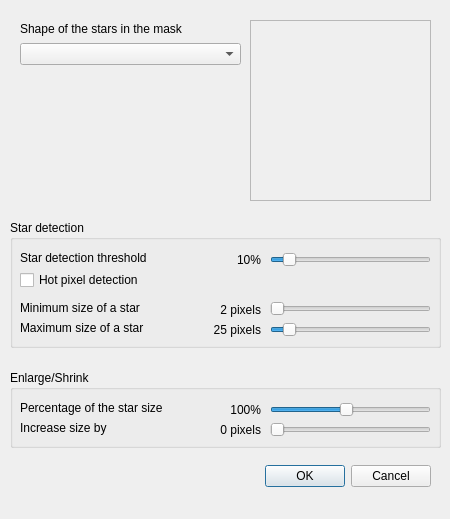
<?xml version="1.0" encoding="UTF-8"?>
<ui version="4.0">
 <class>DSS::StarMaskDlg</class>
 <widget class="QDialog" name="DSS::StarMaskDlg">
  <property name="geometry">
   <rect>
    <x>0</x>
    <y>0</y>
    <width>450</width>
    <height>519</height>
   </rect>
  </property>
  <property name="windowTitle">
   <string comment="IDD_STARMASK">Create a Star Mask</string>
  </property>
  <widget class="QWidget" name="layoutWidget1">
   <property name="geometry">
    <rect>
     <x>10</x>
     <y>460</y>
     <width>421</width>
     <height>33</height>
    </rect>
   </property>
   <layout class="QHBoxLayout" name="horizontalLayout">
    <property name="spacing">
     <number>6</number>
    </property>
    <item>
     <spacer name="horizontalSpacer">
      <property name="orientation">
       <enum>Qt::Orientation::Horizontal</enum>
      </property>
      <property name="sizeHint" stdset="0">
       <size>
        <width>40</width>
        <height>20</height>
       </size>
      </property>
     </spacer>
    </item>
    <item>
     <widget class="QDialogButtonBox" name="buttonBox">
      <property name="standardButtons">
       <set>QDialogButtonBox::StandardButton::Cancel|QDialogButtonBox::StandardButton::Ok</set>
      </property>
     </widget>
    </item>
   </layout>
  </widget>
  <widget class="QLabel" name="starShapePreview">
   <property name="geometry">
    <rect>
     <x>250</x>
     <y>20</y>
     <width>181</width>
     <height>181</height>
    </rect>
   </property>
   <property name="frameShape">
    <enum>QFrame::Shape::StyledPanel</enum>
   </property>
   <property name="text">
    <string notr="true"/>
   </property>
   <property name="alignment">
    <set>Qt::AlignmentFlag::AlignCenter</set>
   </property>
  </widget>
  <widget class="QGroupBox" name="detectionGroup">
   <property name="geometry">
    <rect>
     <x>10</x>
     <y>220</y>
     <width>431</width>
     <height>128</height>
    </rect>
   </property>
   <property name="title">
    <string>Star detection</string>
   </property>
   <widget class="QLabel" name="thresholdLabel">
    <property name="geometry">
     <rect>
      <x>10</x>
      <y>30</y>
      <width>181</width>
      <height>16</height>
     </rect>
    </property>
    <property name="text">
     <string>Star detection threshold</string>
    </property>
   </widget>
   <widget class="QSlider" name="thresholdSlider">
    <property name="geometry">
     <rect>
      <x>260</x>
      <y>30</y>
      <width>161</width>
      <height>20</height>
     </rect>
    </property>
    <property name="sizePolicy">
     <sizepolicy hsizetype="Fixed" vsizetype="Fixed">
      <horstretch>0</horstretch>
      <verstretch>0</verstretch>
     </sizepolicy>
    </property>
    <property name="maximumSize">
     <size>
      <width>200</width>
      <height>16777215</height>
     </size>
    </property>
    <property name="minimum">
     <number>2</number>
    </property>
    <property name="maximum">
     <number>100</number>
    </property>
    <property name="value">
     <number>10</number>
    </property>
    <property name="orientation">
     <enum>Qt::Orientation::Horizontal</enum>
    </property>
   </widget>
   <widget class="QCheckBox" name="detectHotPixels">
    <property name="geometry">
     <rect>
      <x>10</x>
      <y>50</y>
      <width>191</width>
      <height>20</height>
     </rect>
    </property>
    <property name="text">
     <string comment="IDC_HOTPIXELS">Hot pixel detection</string>
    </property>
   </widget>
   <widget class="QLabel" name="minSizeLabel">
    <property name="geometry">
     <rect>
      <x>10</x>
      <y>80</y>
      <width>171</width>
      <height>16</height>
     </rect>
    </property>
    <property name="text">
     <string>Minimum size of a star</string>
    </property>
   </widget>
   <widget class="QLabel" name="minSize">
    <property name="geometry">
     <rect>
      <x>200</x>
      <y>80</y>
      <width>51</width>
      <height>20</height>
     </rect>
    </property>
    <property name="minimumSize">
     <size>
      <width>0</width>
      <height>0</height>
     </size>
    </property>
    <property name="text">
     <string notr="true">2 pixels</string>
    </property>
    <property name="alignment">
     <set>Qt::AlignmentFlag::AlignRight|Qt::AlignmentFlag::AlignTrailing|Qt::AlignmentFlag::AlignVCenter</set>
    </property>
   </widget>
   <widget class="QLabel" name="maxSizeLabel">
    <property name="geometry">
     <rect>
      <x>10</x>
      <y>100</y>
      <width>171</width>
      <height>16</height>
     </rect>
    </property>
    <property name="text">
     <string>Maximum size of a star</string>
    </property>
   </widget>
   <widget class="QLabel" name="maxSize">
    <property name="geometry">
     <rect>
      <x>190</x>
      <y>100</y>
      <width>61</width>
      <height>20</height>
     </rect>
    </property>
    <property name="text">
     <string notr="true">25 pixels</string>
    </property>
    <property name="alignment">
     <set>Qt::AlignmentFlag::AlignRight|Qt::AlignmentFlag::AlignTrailing|Qt::AlignmentFlag::AlignVCenter</set>
    </property>
   </widget>
   <widget class="QSlider" name="maxSizeSlider">
    <property name="geometry">
     <rect>
      <x>260</x>
      <y>100</y>
      <width>161</width>
      <height>20</height>
     </rect>
    </property>
    <property name="sizePolicy">
     <sizepolicy hsizetype="Fixed" vsizetype="Fixed">
      <horstretch>0</horstretch>
      <verstretch>0</verstretch>
     </sizepolicy>
    </property>
    <property name="maximumSize">
     <size>
      <width>200</width>
      <height>16777215</height>
     </size>
    </property>
    <property name="minimum">
     <number>10</number>
    </property>
    <property name="maximum">
     <number>200</number>
    </property>
    <property name="value">
     <number>25</number>
    </property>
    <property name="orientation">
     <enum>Qt::Orientation::Horizontal</enum>
    </property>
   </widget>
   <widget class="QLabel" name="threshold">
    <property name="geometry">
     <rect>
      <x>210</x>
      <y>30</y>
      <width>41</width>
      <height>20</height>
     </rect>
    </property>
    <property name="text">
     <string notr="true">10%</string>
    </property>
    <property name="alignment">
     <set>Qt::AlignmentFlag::AlignRight|Qt::AlignmentFlag::AlignTrailing|Qt::AlignmentFlag::AlignVCenter</set>
    </property>
   </widget>
   <widget class="QSlider" name="minSizeSlider">
    <property name="geometry">
     <rect>
      <x>260</x>
      <y>80</y>
      <width>161</width>
      <height>18</height>
     </rect>
    </property>
    <property name="minimum">
     <number>2</number>
    </property>
    <property name="maximum">
     <number>10</number>
    </property>
    <property name="orientation">
     <enum>Qt::Orientation::Horizontal</enum>
    </property>
   </widget>
  </widget>
  <widget class="QGroupBox" name="adjustmentGroup">
   <property name="geometry">
    <rect>
     <x>10</x>
     <y>370</y>
     <width>431</width>
     <height>78</height>
    </rect>
   </property>
   <property name="title">
    <string>Enlarge/Shrink</string>
   </property>
   <widget class="QLabel" name="percent">
    <property name="geometry">
     <rect>
      <x>190</x>
      <y>30</y>
      <width>61</width>
      <height>20</height>
     </rect>
    </property>
    <property name="text">
     <string notr="true">100%</string>
    </property>
    <property name="alignment">
     <set>Qt::AlignmentFlag::AlignRight|Qt::AlignmentFlag::AlignTrailing|Qt::AlignmentFlag::AlignVCenter</set>
    </property>
   </widget>
   <widget class="QLabel" name="percentLabel">
    <property name="geometry">
     <rect>
      <x>10</x>
      <y>30</y>
      <width>191</width>
      <height>16</height>
     </rect>
    </property>
    <property name="text">
     <string>Percentage of the star size</string>
    </property>
   </widget>
   <widget class="QSlider" name="percentSlider">
    <property name="geometry">
     <rect>
      <x>260</x>
      <y>30</y>
      <width>161</width>
      <height>20</height>
     </rect>
    </property>
    <property name="sizePolicy">
     <sizepolicy hsizetype="Fixed" vsizetype="Fixed">
      <horstretch>0</horstretch>
      <verstretch>0</verstretch>
     </sizepolicy>
    </property>
    <property name="maximumSize">
     <size>
      <width>200</width>
      <height>16777215</height>
     </size>
    </property>
    <property name="minimum">
     <number>10</number>
    </property>
    <property name="maximum">
     <number>200</number>
    </property>
    <property name="value">
     <number>100</number>
    </property>
    <property name="orientation">
     <enum>Qt::Orientation::Horizontal</enum>
    </property>
   </widget>
   <widget class="QLabel" name="pixels">
    <property name="geometry">
     <rect>
      <x>180</x>
      <y>50</y>
      <width>71</width>
      <height>20</height>
     </rect>
    </property>
    <property name="text">
     <string notr="true">0 pixels</string>
    </property>
    <property name="alignment">
     <set>Qt::AlignmentFlag::AlignRight|Qt::AlignmentFlag::AlignTrailing|Qt::AlignmentFlag::AlignVCenter</set>
    </property>
   </widget>
   <widget class="QLabel" name="pixelLabel">
    <property name="geometry">
     <rect>
      <x>10</x>
      <y>50</y>
      <width>181</width>
      <height>16</height>
     </rect>
    </property>
    <property name="text">
     <string>Increase size by  </string>
    </property>
   </widget>
   <widget class="QSlider" name="pixelsSlider">
    <property name="geometry">
     <rect>
      <x>260</x>
      <y>50</y>
      <width>161</width>
      <height>20</height>
     </rect>
    </property>
    <property name="sizePolicy">
     <sizepolicy hsizetype="Fixed" vsizetype="Fixed">
      <horstretch>0</horstretch>
      <verstretch>0</verstretch>
     </sizepolicy>
    </property>
    <property name="maximumSize">
     <size>
      <width>200</width>
      <height>16777215</height>
     </size>
    </property>
    <property name="minimum">
     <number>0</number>
    </property>
    <property name="maximum">
     <number>10</number>
    </property>
    <property name="orientation">
     <enum>Qt::Orientation::Horizontal</enum>
    </property>
   </widget>
  </widget>
  <widget class="QWidget" name="layoutWidget">
   <property name="geometry">
    <rect>
     <x>20</x>
     <y>20</y>
     <width>221</width>
     <height>45</height>
    </rect>
   </property>
   <layout class="QVBoxLayout" name="verticalLayout">
    <item>
     <widget class="QLabel" name="starShapeLabel">
      <property name="text">
       <string>Shape of the stars in the mask</string>
      </property>
     </widget>
    </item>
    <item>
     <widget class="QComboBox" name="starShape"/>
    </item>
   </layout>
  </widget>
 </widget>
 <tabstops>
  <tabstop>starShape</tabstop>
  <tabstop>thresholdSlider</tabstop>
  <tabstop>detectHotPixels</tabstop>
  <tabstop>minSizeSlider</tabstop>
  <tabstop>maxSizeSlider</tabstop>
  <tabstop>percentSlider</tabstop>
  <tabstop>pixelsSlider</tabstop>
 </tabstops>
 <resources/>
 <connections/>
</ui>
